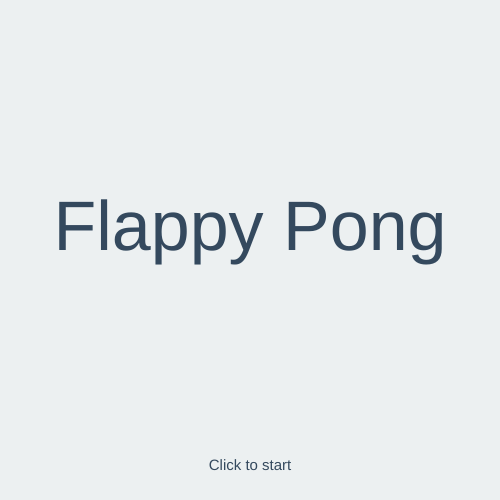
Frame 1 (no input)
Frame 60 (no input): identical to frame 1, image omitted
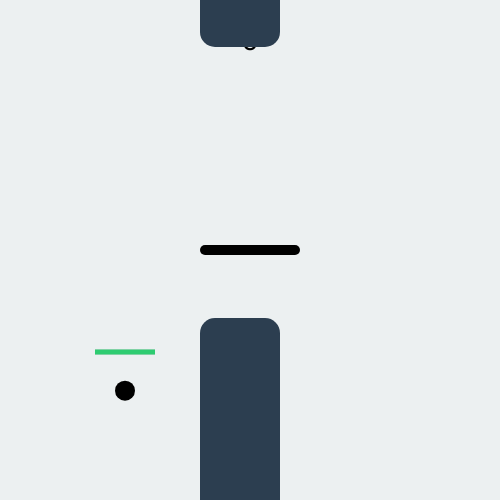
Frame 120 (the mouse pressed at the canvas centre since frame 60)

The p5.js sketch that drew these frames (run headless with seeded random() and noise() and a simulated clock; from frame 60 on, the mouse is pressed at the canvas centre):

// p5.js sketch
// ── sketch.js
var gameScreen = 0;
var gravity = 0.3;
var airfriction = 0.00001;
var friction = 0.1;
var score = 0;
var maxHealth = 100;
var health = 100;
var healthDecrease = 1;
var healthBarWidth = 60;
var ballX, ballY;
var ballSpeedVert = 0;
var ballSpeedHorizon = 0;
var ballSize = 20;
var ballColor;
var racketColor;
var racketWidth = 100;
var racketHeight = 10;
var wallSpeed = 5;
var wallInterval = 1000;
var lastAddTime = 0;
var minGapHeight = 200;
var maxGapHeight = 300;
var wallWidth = 80;
var wallColors;
var walls = [];


function setup() {
  createCanvas(500, 500);
  ballX=width/4;
  ballY=height/5;
  smooth();

  ballColor = color(0);
  racketColor = color(0);
  wallColors = color(44, 62, 80)
}

function draw() {
  if (gameScreen == 0) { 
    initScreen();
  } else if (gameScreen == 1) { 
    gameplayScreen();
  } else if (gameScreen == 2) { 
    gameOverScreen();
  }
}


/********* SCREEN CONTENTS *********/

function initScreen() {
  background(236, 240, 241);
  textAlign(CENTER);
  fill(52, 73, 94);
  textSize(70);
  text("Flappy Pong", width/2, height/2);
  textSize(15); 
  text("Click to start", width/2, height-30);
}
function gameplayScreen() {
  background(236, 240, 241);
  drawRacket();
  watchRacketBounce();
  drawBall();
  applyGravity();
  applyHorizontalSpeed();
  keepInScreen();
  drawHealthBar();
  printScore();
  wallAdder();
  wallHandler();
}
function gameOverScreen() {
  background(44, 62, 80);
  textAlign(CENTER);
  fill(236, 240, 241);
  textSize(12);
  text("Your Score", width/2, height/2 - 120);
  textSize(130);
  text(score, width/2, height/2);
  textSize(15);
  text("Click to Restart", width/2, height-30);
}



function mousePressed() {
  // if we are on the initial screen when clicked, start the game 
  if (gameScreen==0) { 
    startGame();
  }
  if (gameScreen==2) {
    restart();
  }
}


// This method sets the necessery variables to start the game  
function startGame() {
  gameScreen=1;
}
function gameOver() {
  gameScreen=2;
}

function restart() {
  score = 0;
  health = maxHealth;
  ballX=width/4;
  ballY=height/5;
  lastAddTime = 0;
  walls = [];
  gameScreen = 1;
}

function drawBall() {
  fill(ballColor);
  ellipse(ballX, ballY, ballSize, ballSize);
}
function drawRacket() {
  fill(racketColor);
  rectMode(CENTER);
  rect(mouseX, mouseY, racketWidth, racketHeight, 5);
}

function wallAdder() {
  if (millis()-lastAddTime > wallInterval) {
    var randHeight = round(random(minGapHeight, maxGapHeight));
    var randY = round(random(0, height-randHeight));
    // {gapWallX, gapWallY, gapWallWidth, gapWallHeight, scored}
    var randWall = [width, randY, wallWidth, randHeight, 0]; 
    walls.push(randWall);
    lastAddTime = millis();
  }
}
function wallHandler() {
  for (var i = 0; i < walls.length; i++) {
    wallRemover(i);
    wallMover(i);
    wallDrawer(i);
    watchWallCollision(i);
  }
}
function wallDrawer(index) {
  var wall = walls[index];
  // get gap wall settings 
  var gapWallX = wall[0];
  var gapWallY = wall[1];
  var gapWallWidth = wall[2];
  var gapWallHeight = wall[3];
  // draw actual walls
  rectMode(CORNER);
  noStroke();
  strokeCap(ROUND);
  fill(wallColors);
  rect(gapWallX, 0, gapWallWidth, gapWallY, 0, 0, 15, 15);
  rect(gapWallX, gapWallY+gapWallHeight, gapWallWidth, height-(gapWallY+gapWallHeight), 15, 15, 0, 0);
}
function wallMover(index) {
  var wall = walls[index];
  wall[0] -= wallSpeed;
}
function wallRemover(index) {
  var wall = walls[index];
  if (wall[0]+wall[2] <= 0) {
    walls.splice(index, 1);
  }
}

function watchWallCollision(index) {
  var wall = walls[index];
  // get gap wall settings 
  var gapWallX = wall[0];
  var gapWallY = wall[1];
  var gapWallWidth = wall[2];
  var gapWallHeight = wall[3];
  var wallScored = wall[4];
  var wallTopX = gapWallX;
  var wallTopY = 0;
  var wallTopWidth = gapWallWidth;
  var wallTopHeight = gapWallY;
  var wallBottomX = gapWallX;
  var wallBottomY = gapWallY+gapWallHeight;
  var wallBottomWidth = gapWallWidth;
  var wallBottomHeight = height-(gapWallY+gapWallHeight);

  if (
    (ballX+(ballSize/2)>wallTopX) &&
    (ballX-(ballSize/2)<wallTopX+wallTopWidth) &&
    (ballY+(ballSize/2)>wallTopY) &&
    (ballY-(ballSize/2)<wallTopY+wallTopHeight)
    ) {
    decreaseHealth();
  }
  if (
    (ballX+(ballSize/2)>wallBottomX) &&
    (ballX-(ballSize/2)<wallBottomX+wallBottomWidth) &&
    (ballY+(ballSize/2)>wallBottomY) &&
    (ballY-(ballSize/2)<wallBottomY+wallBottomHeight)
    ) {
    decreaseHealth();
  }

  if (ballX > gapWallX+(gapWallWidth/2) && wallScored==0) {
    wallScored=1;
    wall[4]=1;
    addScore();
  }
}

function drawHealthBar() {
  noStroke();
  fill(189, 195, 199);
  rectMode(CORNER);
  rect(ballX-(healthBarWidth/2), ballY - 30, healthBarWidth, 5);
  if (health > 60) {
    fill(46, 204, 113);
  } else if (health > 30) {
    fill(230, 126, 34);
  } else {
    fill(231, 76, 60);
  }
  rectMode(CORNER);
  rect(ballX-(healthBarWidth/2), ballY - 30, healthBarWidth*(health/maxHealth), 5);
}
function decreaseHealth() {
  health -= healthDecrease;
  if (health <= 0) {
    gameOver();
  }
}
function addScore() {
  score++;
}
function printScore() {
  textAlign(CENTER);
  fill(0);
  textSize(30); 
  text(score, height/2, 50);
}

function watchRacketBounce() {
  var overhead = mouseY - pmouseY;
  if ((ballX+(ballSize/2) > mouseX-(racketWidth/2)) && (ballX-(ballSize/2) < mouseX+(racketWidth/2))) {
    if (dist(ballX, ballY, ballX, mouseY)<=(ballSize/2)+abs(overhead)) {
      makeBounceBottom(mouseY);
      ballSpeedHorizon = (ballX - mouseX)/10;
      // racket moving up
      if (overhead<0) {
        ballY+=(overhead/2);
        ballSpeedVert+=(overhead/2);
      }
    }
  }
}
function applyGravity() {
  ballSpeedVert += gravity;
  ballY += ballSpeedVert;
  ballSpeedVert -= (ballSpeedVert * airfriction);
}
function applyHorizontalSpeed() {
  ballX += ballSpeedHorizon;
  ballSpeedHorizon -= (ballSpeedHorizon * airfriction);
}
// ball falls and hits the floor (or other surface) 
function makeBounceBottom(surface) {
  ballY = surface-(ballSize/2);
  ballSpeedVert*=-1;
  ballSpeedVert -= (ballSpeedVert * friction);
}
// ball rises and hits the ceiling (or other surface)
function makeBounceTop(surface) {
  ballY = surface+(ballSize/2);
  ballSpeedVert*=-1;
  ballSpeedVert -= (ballSpeedVert * friction);
}
// ball hits object from left side
function makeBounceLeft(surface) {
  ballX = surface+(ballSize/2);
  ballSpeedHorizon*=-1;
  ballSpeedHorizon -= (ballSpeedHorizon * friction);
}
// ball hits object from right side
function makeBounceRight(surface) {
  ballX = surface-(ballSize/2);
  ballSpeedHorizon*=-1;
  ballSpeedHorizon -= (ballSpeedHorizon * friction);
}
// keep ball in the screen
function keepInScreen() {
  // ball hits floor
  if (ballY+(ballSize/2) > height) { 
    makeBounceBottom(height);
  }
  // ball hits ceiling
  if (ballY-(ballSize/2) < 0) {
    makeBounceTop(0);
  }
  // ball hits left of the screen
  if (ballX-(ballSize/2) < 0) {
    makeBounceLeft(0);
  }
  // ball hits right of the screen
  if (ballX+(ballSize/2) > width) {
    makeBounceRight(width);
  }
}
